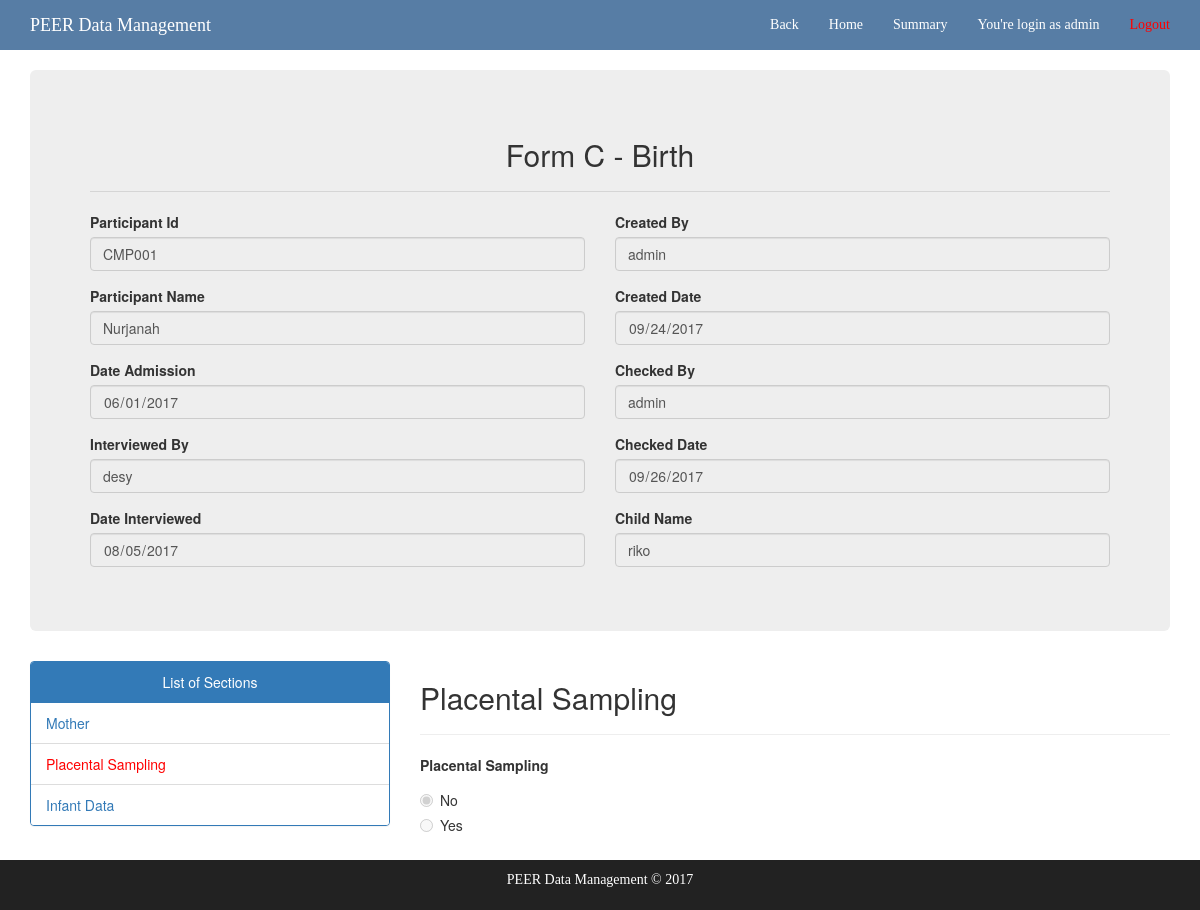
Screenshot of /participant/2/form_c/3/section2 (signed in) with the database file from the repository.
### core/models.py (models this page shows, shortened)
class Participant(models.Model):
	participant_id = models.CharField(max_length=10, blank=True)
	name = models.CharField(max_length=30, blank=True)
	date_admission = models.DateField()
	puskesmas = models.ForeignKey(Puskesmas, on_delete=models.PROTECT)
	created_by = models.CharField(max_length=25, blank=True)
	updated_by = models.CharField(max_length=25, blank=True)
	created_time = models.CharField(max_length=50, blank=True)
	updated_time = models.CharField(max_length=50, blank=True)
	active_status = models.BooleanField(default=True)

### forms_c/models.py (models this page shows, shortened)
class CBirth(models.Model):
	participant = models.ForeignKey(Participant, on_delete=models.PROTECT)
	child_name = models.CharField(max_length=25, null=True, blank=True)
	child_id = models.CharField(max_length=25, null=True, blank=True)
	interviewer_id = models.CharField(max_length=25, null=True, blank=True)
	data_entry_id = models.CharField(max_length=25, null=True, blank=True)
	data_checked_id = models.CharField(max_length=25, blank=True, null=True)
	date_admission = models.CharField(max_length=10, blank=True, null=True)
	date_interviewed = models.CharField(max_length=10, blank=True, null=True)
	date_data_entered = models.CharField(max_length=10, blank=True, null=True)
	date_data_checked = models.CharField(max_length=10, blank=True, null=True)
	is_save_all = models.BooleanField(default=False)

### forms_c/views.py (the view)
# urls.py: url(r'^(?P<form_id>[0-9]+)/section2$', views.process_sectionC2, name='process_sectionC2'),
def process_sectionC2(request, participant_id, form_id):
	c_form_obj = CBirth.objects.get(id=int(form_id))
	try:
		c2_obj = CPlacentalSampling.objects.get(c_form=c_form_obj)
		print "masuk ke update sectionC2"
		return update_sectionC2(request, participant_id, form_id)
	except:
		return create_sectionC2(request, participant_id, form_id)

### forms_c/views.py (called while the page is built)
@login_required(login_url='core:login')
def update_sectionC2(request, participant_id, form_id):
	if request.method == "POST" and request.POST.get('context') == "SAVE":
		c2_obj = CPlacentalSampling.objects.get(c_form_id=int(form_id))
		c2_obj = save_sectionC2(c2_obj, request, participant_id, form_id)
		print "masuk ke show_sectionC2(pada method update) true "
		return show_sectionC2(request, participant_id, form_id, True)
	else:
		print "masuk ke show_sectionC2 false"
		return show_sectionC2(request, participant_id, form_id, False)

### forms_c/templates/forms_c/sectionC2.html (shortened to what this page needs)
{% extends 'forms_c/form.html' %}
{% block form_section %}
        <div class="col-md-4 section-list">
                <div class="panel panel-primary">
                    <div class="panel-heading text-center"> List of Sections  </div>
                    <ul class="list-group">
                        <li class="list-group-item"><a href="{{request.get_full_path}}/../section1">Mother</a></li>
                        <li class="list-group-item actives"><a href="{{request.get_full_path}}/../section2" checked>Placental Sampling</a></li>
                        <li class="list-group-item"><a href="{{request.get_full_path}}/../section3">Infant Data</a></li>
                    </ul>
                </div>
            </div>
            <div class="col-md-8 question-list">
                <div class="">
                    <form action="{{request.get_full_path}}" method="POST" id="form_c">
                    <h2>Placental Sampling</h2>
                    <hr>
                        <div class="form-group">
                            <label> Placental Sampling </label>
                            {% if c2.c2m_placental_sampling_test == null %}
                            <div class="radio">
                                <label>
                                    <input type="radio" name="c2m_placental_sampling_test" value="0"  id="NoPlacentalSampling" required> No
                                </label>
                            </div>
                            <div class="radio">
                                <label>
                                    <input type="radio" name="c2m_placental_sampling_test" value="1" id="YesPlacentalSampling">
                                    Yes
                                </label>
                            </div>
                            {% else %}
                             <div class="radio">
                                <label>
                                    <input type="radio" name="c2m_placental_sampling_test" value="0" id="NoPlacentalSampling" checked >
                                    No
                                </label>
                            </div>
                            <div class="radio">
                                <label>
                                    <input type="radio" name="c2m_placental_sampling_test" value="1" id="YesPlacentalSampling">
                                    Yes
                                </label>
                            </div>
                            {% endif %}
                        </div>
                    </form>
                </div>
            </div>
        </div>
    </div>
</body>
</html>
{% endblock %}

### forms_c/templates/forms_c/form.html (shortened to what this page needs)
{% extends 'base.html' %}
{% block content %}
    <div class="container">
        <div class="jumbotron">
            <h2 class="text-center">Form C - Birth </h2>
            <hr>
            <form class="patient-form-data" action="{{request.get_full_path}}" method="post">
                <div class="row">
                    <div class="col-md-6 col-xs-6 col-sm-6">
                        <div class="form-group">
                            <label for="participant_id"> Participant Id </label>
                            <input class="form-control disabled" type="text" value="{{participant.participant_id}}" readonly>
                        </div>
                        <div class="form-group">
                            <label for="participant_name"> Participant Name </label>
                            <input class="form-control" type="text" name="participant_name" value="{{participant.name}}" readonly>
                        </div>
                        <div class="form-group">
                            <label for="date_admission"> Date Admission </label>
                            <input class="form-control" type="date" name="date_admission" value="{{date_admission}}" readonly>
                        </div>
                        {% if context == "create_new_form" %}
                            <div class="form-group">
                                <label for="interviewer_id"> Interviewed By </label>
                                <select class="form-control selectpicker" name="interviewer_id" id="interviewer_id" required>
                                    <option value="">Select interviewer</option>
                                    {% for interviewer in staff_list %}
                                        <option value={{interviewer.id}}>{{ interviewer.username }}</option>
                                    {% endfor %}
                                </select>
                            </div>
                            <div class="form-group">
                                <label for="interviewed_date"> Date Interviewed </label>
                                <input class="form-control" type="date" id="date_interviewed" name="date_interviewed" required>
                            </div>
                        {% else %}
                            <div class="form-group">
                                <label for="interviewer_id"> Interviewed By </label>
                                <input class="form-control" type="text" name="interviewer_id" value="{{interviewer.username}}" readonly>
                            </div>
                            <div class="form-group">
                                <label for="interviewed_date"> Date Interviewed </label>
                                <input class="form-control" type="date" name="date_interviewed" value="{{date_interviewed}}" readonly>
                            </div>
                        {% endif %}
                    </div>
                    <div class="col-md-6 col-xs-6 col-sm-6">
                        <div class="form-group">
                            <label for="created_id"> Created By  </label>
                            <input class="form-control" type="text" name="data_entry_id" value="{{request.user.username}}" readonly>
                        </div>
                        {% if context == "create_new_form" %}
                            <div class="form-group">
                                <label for="created_date"> Created Date  </label>
                                <input class="form-control" type="date" name="date_data_entered" value="{% now "Y-m-d" %}" readonly>
                            </div>
                        {% else %}
                            <div class="form-group">
                                <label for="created_date"> Created Date  </label>
                                <input class="form-control" type="date" name="date_data_entered" value="{{ date_data_entered }}" readonly>
                            </div>
                        {% endif %}
                        <div class="form-group">
                            <label for="checked_id"> Checked By </label>
                            <input class="form-control" type="text" name="data_checked_id" value="{{ form.data_checked_id | default_if_none:'' }}" readonly>
                        </div>
                        <div class="form-group">
                            <label for="checked_date"> Checked Date </label>
                            <input class="form-control" type="date" name="date_data_checked" value="{{ form.date_data_checked }}" readonly>
                        </div>
                        {% if context == "create_new_form" %}
                        <div class="form-group">
                            <label for="child_name"> Child Name</label>
                            <input class="form-control" type="text" id="child_name" name="child_name" value="{{form.child_name}}" required>
                        </div>
                        {% else %}
                        <div class="form-group">
                            <label for="child_name"> Child Name </label>
                            <input class="form-control" type="text" name="child_name" value="{{form.child_name}}" readonly>
                        </div>
                        {% endif %}
                    </div>
                </div>
            </form>
            {% if context == "create_new_form" %}
            {% else %}
                <div class="row">
                    <div class="col-md-5 col-md-offset-3 col-xs-3 col-xs-offset-4 col-sm-4 col-sm-offset-5 ">
                    </div>
                </div>
            {% endif %}
        </div>
        {% if context == "create_new_form" %}
        {% else %}
        <div class="row">
        {% block form_section %}
        {% endblock %}
    {% endif %}
{% endblock %}

### core/templates/base.html (shortened to what this page needs)
{% load staticfiles %}
<!DOCTYPE html>
<html lang="en">
<head>
    <link rel="stylesheet" href="https://maxcdn.bootstrapcdn.com/bootstrap/3.3.7/css/bootstrap.min.css">
    <link rel="stylesheet" href="https://cdn.datatables.net/1.10.15/css/dataTables.bootstrap.min.css">
    <link rel="stylesheet" href="https://cdn.datatables.net/responsive/2.1.1/css/responsive.bootstrap.min.css">
    <link rel="stylesheet" href="https://cdn.datatables.net/select/1.2.2/css/select.dataTables.min.css">
    <link href="http://maxcdn.bootstrapcdn.com/font-awesome/4.1.0/css/font-awesome.min.css" rel="stylesheet">
    <link rel="stylesheet" href="https://cdnjs.cloudflare.com/ajax/libs/jquery-confirm/3.3.0/jquery-confirm.min.css">
</head>
<body>
    <nav class="navbar navbar-inverse navbar-fixed-top" role="navigation">
        <div class="container">
            <div class="navbar-header">
                <a class="navbar-brand" href="{% url 'core:home' %}" style="color:white; font-family:verdana;">PEER Data Management</a>
            </div>
            <div class="collapse navbar-collapse" id="bs-example-navbar-collapse-1">
                <ul class="nav navbar-nav navbar-right">
                    <li>
                    <a href="../" style="color:white; font-family:verdana;">Back</a>
                    </li>
                    <li>
                        <a href="{% url 'core:home' %}" style="color:white; font-family:verdana;">Home</a>
                    </li>
                    <li>
                        <a href="{% url 'core:summary' %}" style="color:white; font-family:verdana;">Summary</a>
                    </li>
                    <li>
                        <a href="#" style="color:white; font-family:verdana;">You're login as {{ request.user.username }}</a>
                    </li>
                    <li>
                        <a href="{% url 'core:logout'%}" style="color:red; font-family:verdana;">Logout</a>
                    </li>
                </ul>
            </div>
        </div>
    </nav>
    {% block content %}
    {% endblock %}
    <div class="footer">
      <div class="container">
        <p class="text-muted" style="color:white; font-family:verdana;">PEER Data Management &copy; 2017</p>
      </div>
    </div>
</body>
</html>

### core/templates/base.html (style rules this page uses)
html { height: 100%; }
body { min-height: 100%; padding-top: 70px; position: relative; margin: 0; padding-bottom: 6rem; }
.footer { position: absolute; right: 0; bottom: 0; left: 0; padding: 1rem; background-color: #222; border-color: #080808; text-align: center; }
.navbar.navbar-inverse { background-color:#577da5; border-color: white; }
.actives a { color:red; }

### rows the page displays
Participant: participant_id "CMP001", participant_name "Nurjanah"
CBirth: date_admission "06/01/2017", date_interviewed "08/05/2017", date_data_entered "09/24/2017", data_checked_id "admin", date_data_checked "09/26/2017", child_name "riko"

### other values shown
{{ request.user.username }} "admin"
